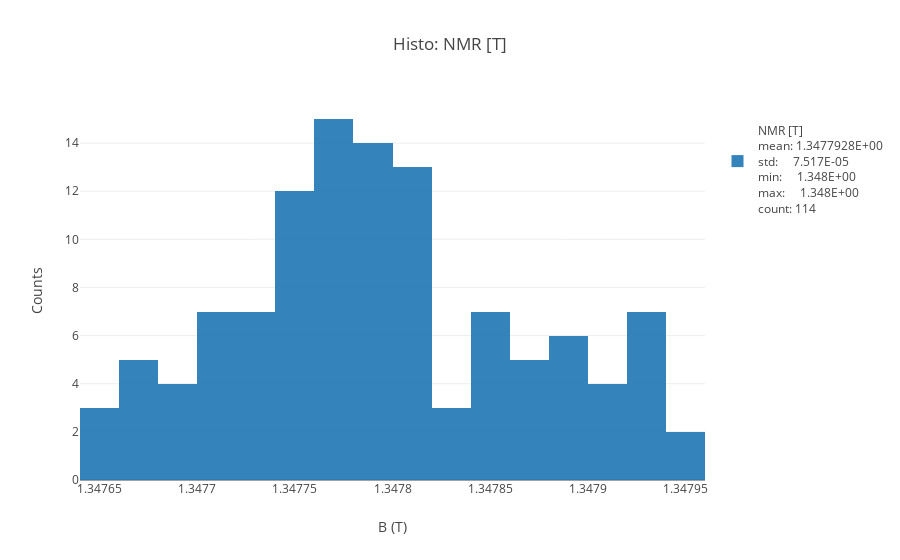

Here is the notebook cell this chart was saved with:
### Code cell
fig = histo(df_g[g_cut2]['NMR [T]'],bins=25,inline=True)
